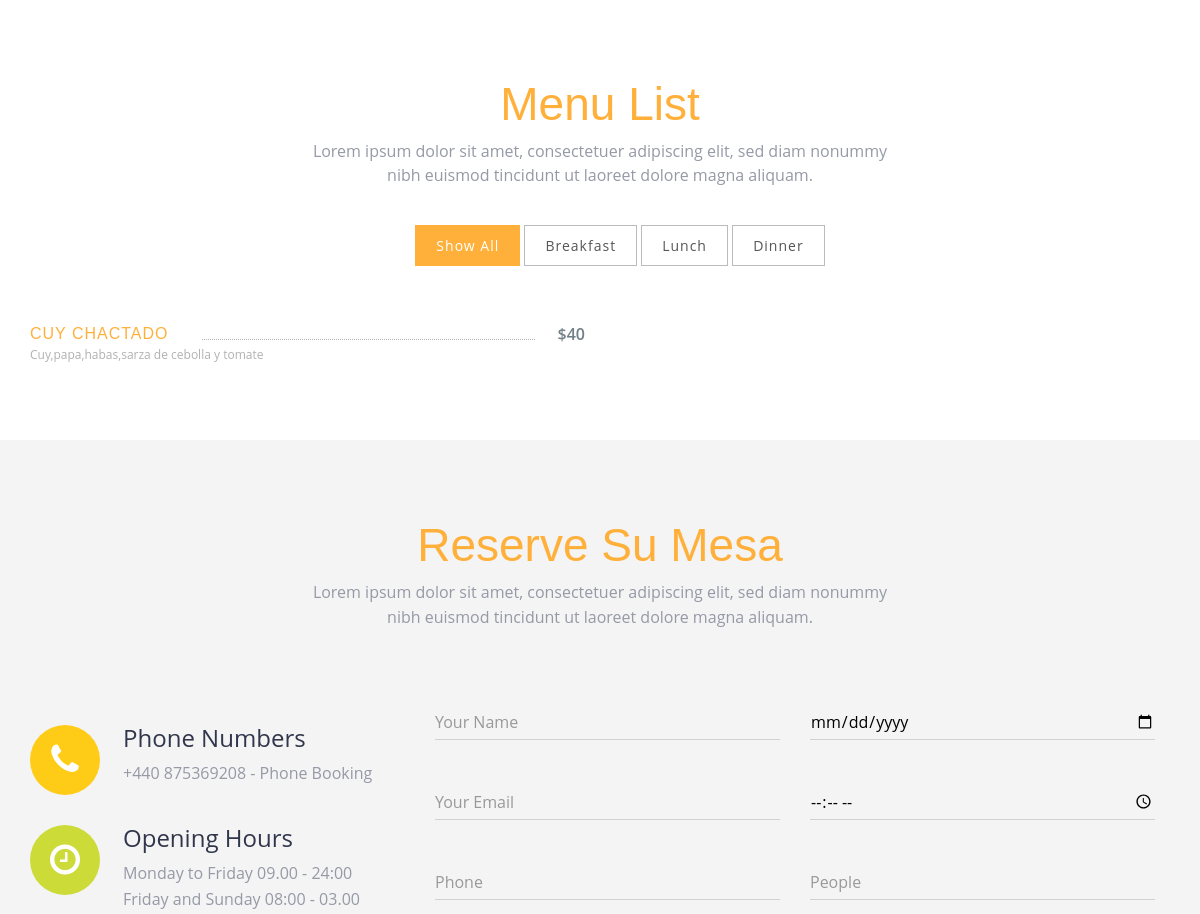
The app's page / (middle part), older data.
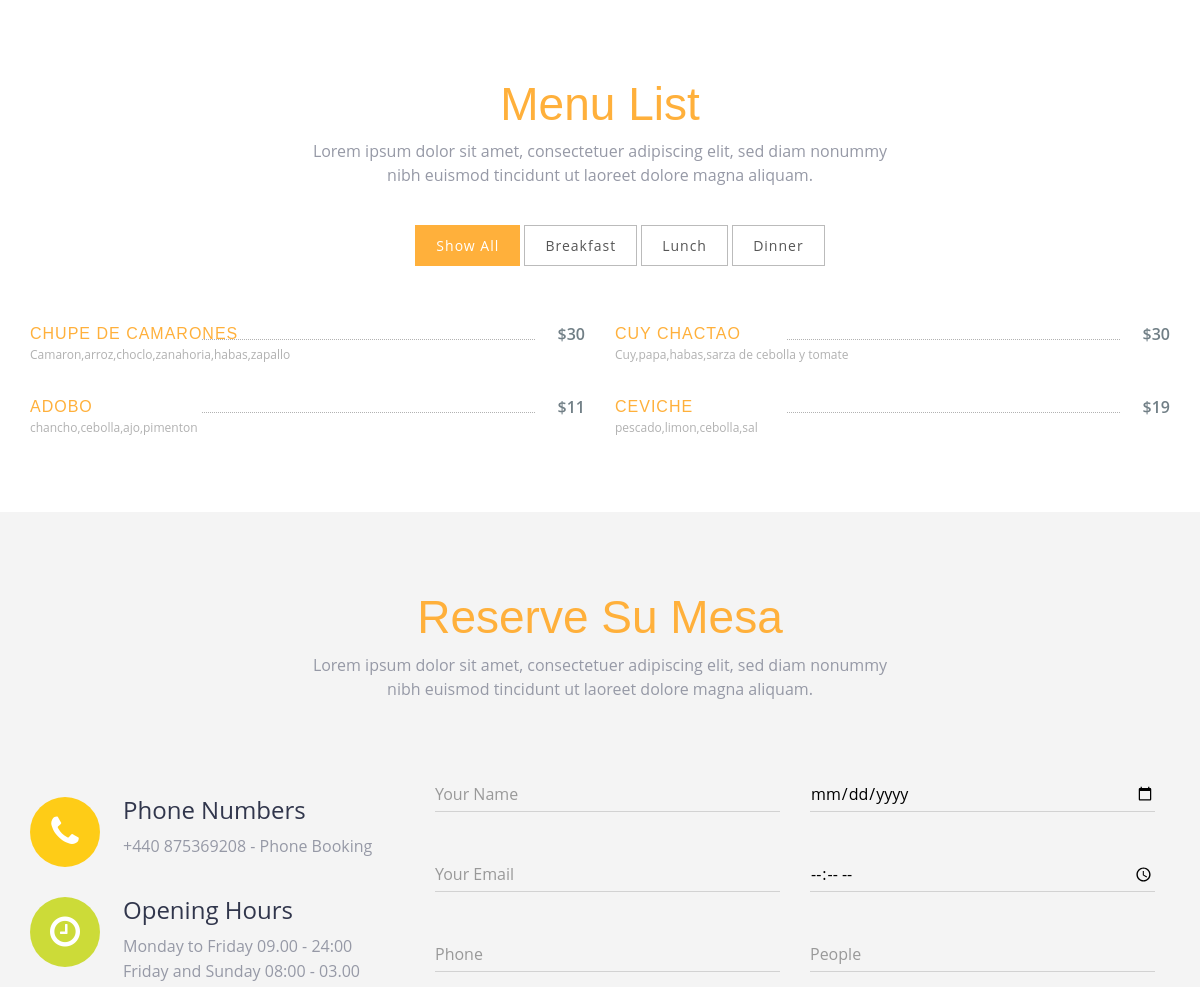
The same page, newer data.
### comelona/models.py (models this page shows)
class platillo(models.Model):
    name=models.CharField(max_length=100)
    img=models.ImageField(upload_to='pics')
    desc=models.TextField()
    Brev=models.CharField(max_length=100)
    price=models.IntegerField()

### comelona/views.py (the view)
# urls.py: path("",views.index,name="index"),
def index(request):
    platos=platillo.objects.all()
    return render(request,'index.html',{'platos':platos})

### templates/index.html (shortened to what this page needs)
{% load static %}
<!DOCTYPE html>
<html lang="en">
<head>
  <link rel="stylesheet" type="text/css" href="{% static 'css/font-awesome.min.css' %}">
  <link rel="stylesheet" type="text/css" href="{% static 'css/bootstrap.min.css' %}">
  <link rel="stylesheet" type="text/css" href="{% static 'css/style.css' %}">
</head>
<body >
  <section id="menu-list" class="section-padding">
    <div class="container">
      <div class="row">
        <div class="col-md-12 text-center marb-35">
          <h1 class="header-h">Menu List</h1>
          <p class="header-p">Lorem ipsum dolor sit amet, consectetuer adipiscing elit, sed diam nonummy
            <br>nibh euismod tincidunt ut laoreet dolore magna aliquam. </p>
        </div>
        <div class="col-md-12  text-center gallery-trigger">
          <ul>
            <li><a class="filter" data-filter="all">Show All</a></li>
            <li><a class="filter" data-filter=".category-1">Breakfast</a></li>
            <li><a class="filter" data-filter=".category-2">Lunch</a></li>
            <li><a class="filter" data-filter=".category-3">Dinner</a></li>
          </ul>
        </div>
        <div id="Container">
          {%for platillos in platos%}
          <div class="mix category-1 menu-restaurant" data-myorder="2">
            <span class="clearfix">
                        <a class="menu-title" href="#" data-meal-img="{% static 'assets/img/restaurant/rib.jpg' %}">{{platillos.name}}</a>
                        <span style="left: 166px; right: 44px;" class="menu-line"></span>
            <span class="menu-price">${{platillos.price}}</span>
            </span>
            <span class="menu-subtitle">{{platillos.Brev}}</span>
          </div>
          {%endfor%}
        </div>
      </div>
    </div>
  </section>
  <section id="contact" class="section-padding">
    <div class="container">
      <div class="row">
        <div class="col-md-12 text-center">
          <h1 class="header-h">Reserve Su Mesa</h1>
          <p class="header-p">Lorem ipsum dolor sit amet, consectetuer adipiscing elit, sed diam nonummy
            <br>nibh euismod tincidunt ut laoreet dolore magna aliquam. </p>
        </div>
      </div>
      <div class="row msg-row">
        <div class="col-md-4 col-sm-4 mr-15">
          <div class="media-2">
            <div class="media-left">
              <div class="contact-phone bg-1 text-center"><span class="phone-in-talk fa fa-phone"></span></div>
            </div>
            <div class="media-body">
              <h4 class="dark-blue regular">Phone Numbers</h4>
              <p class="light-blue regular alt-p">+440 875369208 - <span class="contacts-sp">Phone Booking</span></p>
            </div>
          </div>
          <div class="media-2">
            <div class="media-left">
              <div class="contact-email bg-14 text-center"><span class="hour-icon fa fa-clock-o"></span></div>
            </div>
            <div class="media-body">
              <h4 class="dark-blue regular">Opening Hours</h4>
              <p class="light-blue regular alt-p"> Monday to Friday 09.00 - 24:00</p>
              <p class="light-blue regular alt-p">
                Friday and Sunday 08:00 - 03.00
              </p>
            </div>
          </div>
        </div>
        <div class="col-md-8 col-sm-8">
          <form action="" method="post" role="form" class="contactForm">
            <div class="col-md-6 col-sm-6 contact-form pad-form">
              <div class="form-group label-floating is-empty">
                <input type="text" name="name" class="form-control" id="name" placeholder="Your Name" data-rule="minlen:4" data-msg="Please enter at least 4 chars" />
              </div>
            </div>
            <div class="col-md-6 col-sm-6 contact-form">
              <div class="form-group">
                <input type="date" class="form-control label-floating is-empty" name="date" id="date" placeholder="Date" data-rule="required" data-msg="This field is required" />
              </div>
            </div>
            <div class="col-md-6 col-sm-6 contact-form pad-form">
              <div class="form-group">
                <input type="email" class="form-control label-floating is-empty" name="email" id="email" placeholder="Your Email" data-rule="email" data-msg="Please enter a valid email" />
              </div>
            </div>
            <div class="col-md-6 col-sm-6 contact-form">
              <div class="form-group">
                <input type="time" class="form-control label-floating is-empty" name="time" id="time" placeholder="Time" data-rule="required" data-msg="This field is required" />
              </div>
            </div>
            <div class="col-md-6 col-sm-6 contact-form">
              <div class="form-group">
                <input type="text" class="form-control label-floating is-empty" name="phone" id="phone" placeholder="Phone" data-rule="required" data-msg="This field is required" />
              </div>
            </div>
            <div class="col-md-6 col-sm-6 contact-form">
              <div class="form-group">
                <input type="text" class="form-control label-floating is-empty" name="people" id="people" placeholder="People" data-rule="required" data-msg="This field is required" />
              </div>
            </div>
          </form>
        </div>
      </div>
    </div>
  </section>
</body>
</html>

### static/css/style.css (style rules this page uses)
body { font-size: 15px; line-height: 1.52; color: #717f86; font-size: 16px; font-family: 'Open Sans', sans-serif; font-weight: 400; overflow-x: hidden; }
ol, ul { list-style: none; }
.section-padding { padding: 60px 0px; }
.header-h { color: #FFB03B; font-size: 46px; font-family: 'Satisfy', sans-serif; font-weight: 300; }
.header-p { color: #9699a6; font-size: 16px; }
.msg-row { margin-top: 56px; }
.media-body, .media-left, .media-right { display: table-cell; vertical-align: top; }
.bg-1 { background-color: #fecc17; width: 70px; height: 70px; border-radius: 50%; }
.bg-14 { background-color: #ccdb38; width: 70px; height: 70px; border-radius: 50%; }
.dark-blue { color: #31364c; font-size: 24px; margin-top: 0; }
.light-blue { color: #9699a6; font-size: 16px; margin-bottom: 1px; }
.media-body { margin-left: 10px; padding-left: 13px; }
.media-2 { margin-top: 30px; }
.contact-form .form-control { color: #000 !important; font-size: 16px; font-weight: normal; height: 38px; line-height: 1.42857; padding: 7px 0; }
.form-control, .form-group .form-control { border: 0; background-image: -webkit-gradient(linear, left top, left bottom, from(#009688), to(#009688)), -webkit-gradient(linear, left top, left bottom, from(#D2D2D2), to(#D2D2D2)); background-image: -webkit-linear-gradient(#009688, #009688), -webkit-linear-gradient(#D2D2D2, #D2D2D2); background-image: -o-linear-gradient(#009688, #009688), -o-linear-gradient(#D2D2D2, #D2D2D2); background-image: linear-gradient(#009688, #009688), linear-gradient(#D2D2D2, #D2D2D2); -webkit-background-size: 0 2px, 100% 1px; background-size: 0 2px, 100% 1px; background-repeat: no-repeat; background-position: center bottom, center -webkit-calc(100% - 1px); background-position: center bottom, center calc(100% - 1px); background-color: rgba(0, 0, 0, 0); -webkit-transition: background 0s ease-out; -o-transition: background 0s ease-out; transition: background 0s ease-out; float: none; -webkit-box-shadow: none; box-shadow: none; border-radius: 0; }
.contact-form { margin: 8px 0 9px !important; padding-bottom: 10px; }
.phone-in-talk, .hour-icon { font-size: 35px; line-height: 70px; color: rgb(255, 255, 255); }
.marb-35 { margin-bottom: 35px; }
#Container .mix { display: none; }
.menu-restaurant { width: 50%; float: left; padding: 15px; position: relative; }
.menu-restaurant .menu-title { float: left; font-family: Montserrat,arial; text-transform: uppercase; letter-spacing: 1px; color: #FFB03B; }
.menu-restaurant .menu-line { position: absolute; bottom: 6px; border-bottom: 1px dotted rgba(0,0,0,.3); margin-left: .6rem; margin-right: .6rem; }
.menu-restaurant .menu-price { font-weight: 600; position: absolute; right: 0; top: 0; }
.menu-restaurant .menu-subtitle { display: block; float: left; color: #B1B1B1; font-family: Satisfy,'Open Sans',arial; font-size: 1.2rem; }
.menu-restaurant span.clearfix { position: relative; display: block; }
.gallery-trigger ul li a.active, .gallery-trigger ul li a:hover { background: #FFB03B; color: #fff; border: 1px solid #FFB03B; }
.gallery-trigger ul li { display: inline-block; color: #fff; text-transform: capitalize; letter-spacing: 1px; margin-bottom: 40px; }
.gallery-trigger ul li a { padding: 10px 20px; font-size: 14px; color: #565656; border-radius: 0px; border: 1px solid #BBBBBB; text-decoration: none; cursor: pointer; }
#contact { background-color: rgba(221, 221, 221, 0.33); }

Row changes from the older to the newer data that the page shows:
removed platillo: name "CUY CHACTADO", price "40", Brev "Cuy,papa,habas,sarza de cebolla y tomate"
added platillo: name "CHUPE DE CAMARONES", price "30", Brev "Camaron,arroz,choclo,zanahoria,habas,zapallo"
added platillo: name "CUY CHACTAO", price "30", Brev "Cuy,papa,habas,sarza de cebolla y tomate"
added platillo: name "ADOBO", price "11", Brev "chancho,cebolla,ajo,pimenton"
added platillo: name "CEVICHE", price "19", Brev "pescado,limon,cebolla,sal"
